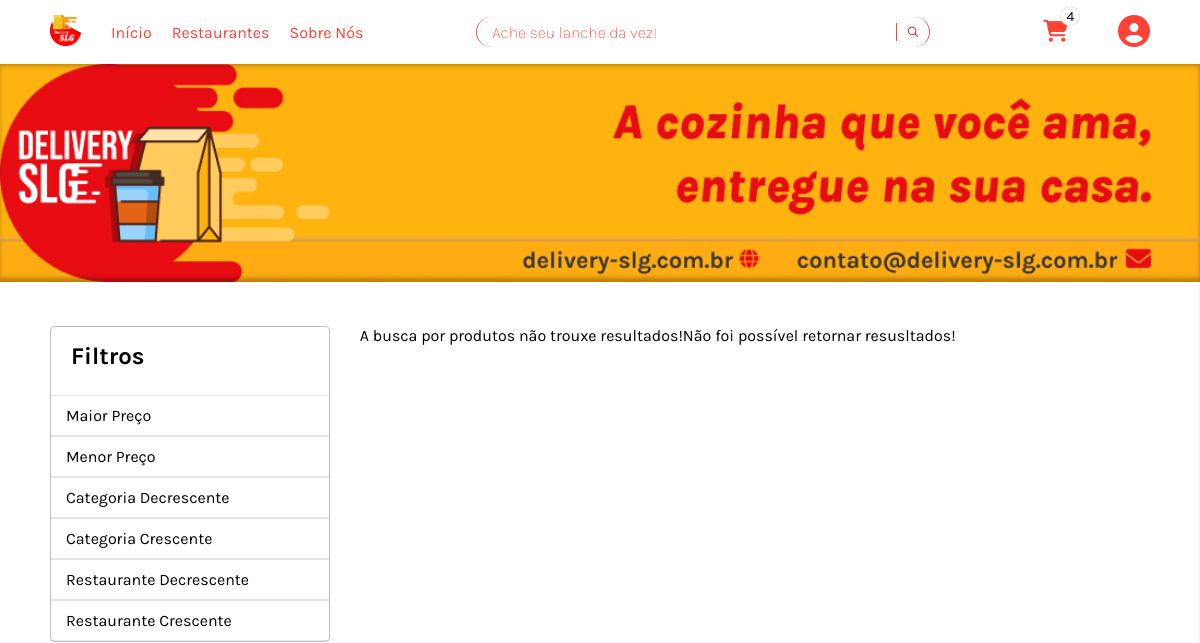
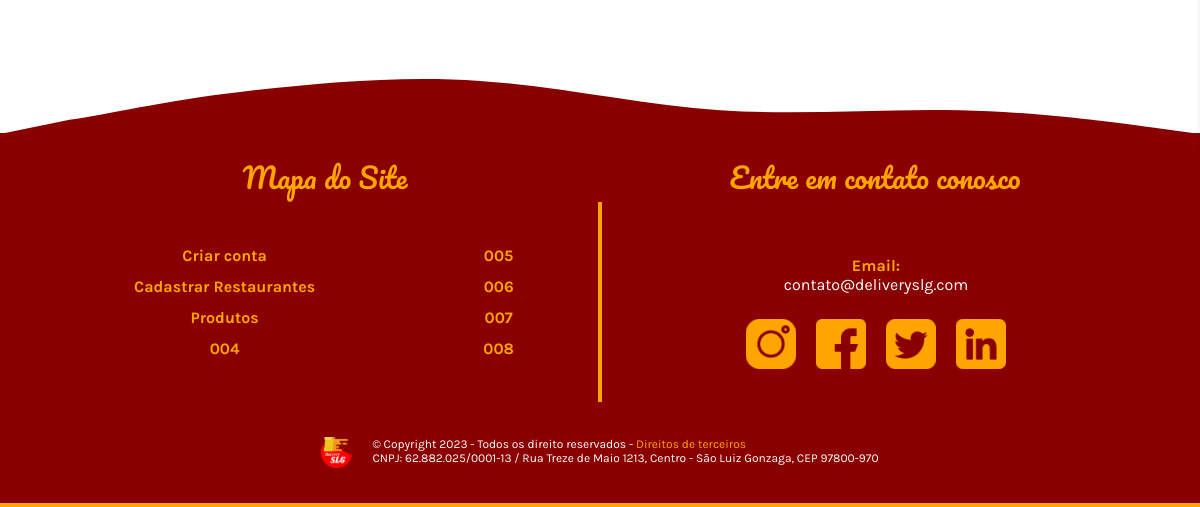
The app's page /pages/produtos.php, older data (2 pictures, top to bottom).
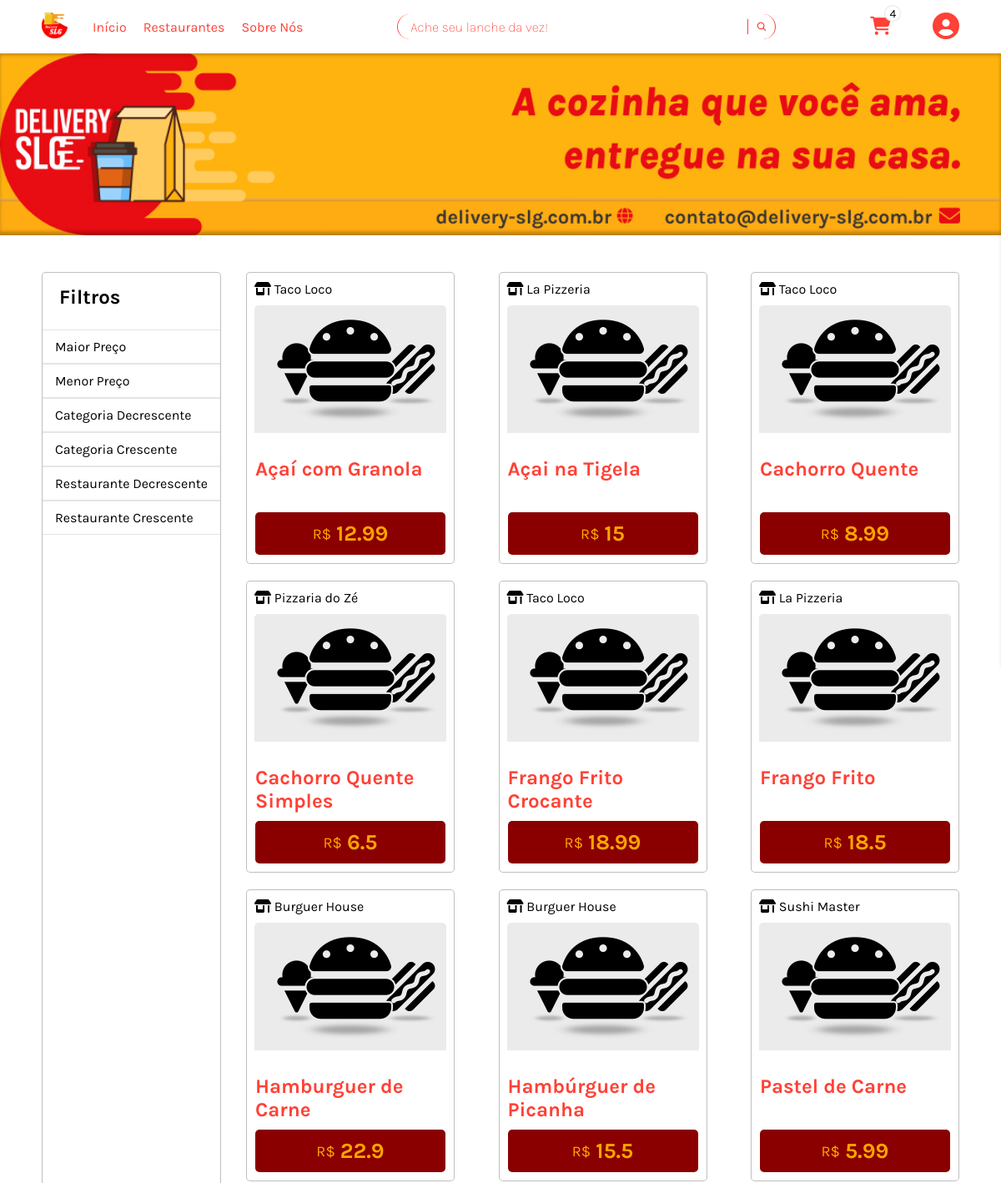
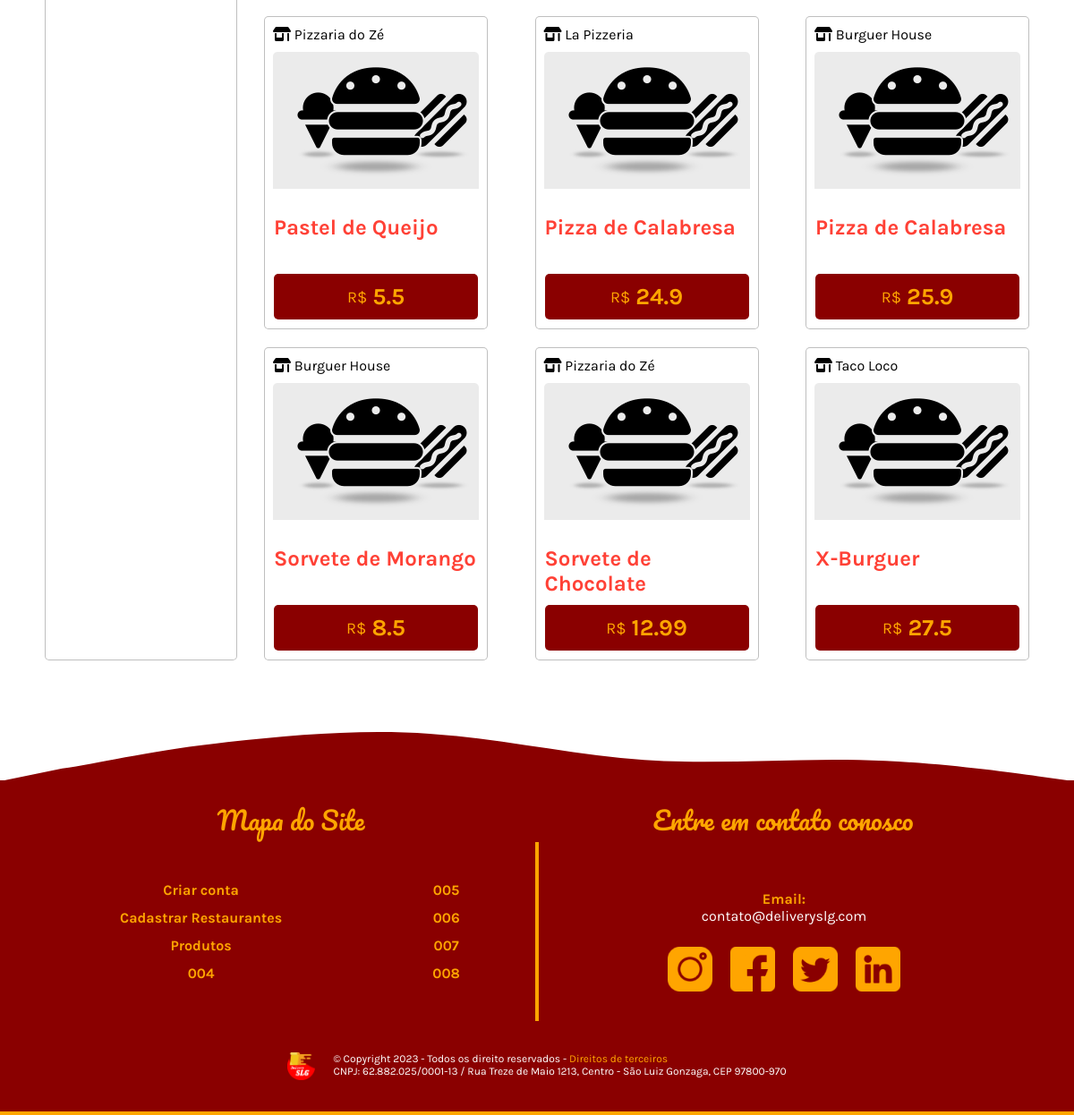
The same page, newer data (2 pictures, top to bottom).
### tables this page shows
CREATE TABLE IF NOT EXISTS `produtos` (
  `id` int(11) NOT NULL AUTO_INCREMENT,
  `nome` varchar(100) NOT NULL,
  `descricao` varchar(250) NOT NULL,
  `imagem` varchar(255) DEFAULT '/delivery-slg.com.br/assets/images/default-images/lanches-produtos.png',
  `preco` decimal(10,2) NOT NULL,
  `categoria` enum('sorvete','pastel','pizza','açai','frango_frito','hamburguer','cachorro_quente','x_burguer') NOT NULL,
  `id_Restaurante` int(11) NOT NULL,
  PRIMARY KEY (`id`),
  KEY `id_Restaurante` (`id_Restaurante`)
);

CREATE TABLE IF NOT EXISTS `restaurantes` (
  `id` int(11) NOT NULL AUTO_INCREMENT,
  `nome` varchar(100) NOT NULL,
  `rua` varchar(100) NOT NULL,
  `numero` varchar(10) NOT NULL,
  `complemento` varchar(400),
  `bairro` varchar(40) NOT NULL,
  `email` varchar(100) NOT NULL,
  `telefone` varchar(11) NOT NULL,
  `cnpj` varchar(14) NOT NULL,
  `hora_Funcionamento` varchar(100) NOT NULL,
  `formas_De_Pagamento` set('dinheiro','cartao_credito','cartao_debito','pix') DEFAULT 'dinheiro' NOT NULL,
  `chave_Pix` varchar(150) NOT NULL,
  `senha` varchar(100) NOT NULL,
  `forma_De_Entrega` set('Retirada no Local','Motoboy') DEFAULT 'Retirada no Local' NOT NULL,
  `ativo` tinyint(1),
  `imagem` VARCHAR(255) DEFAULT '/delivery-slg.com.br/assets/images/default-images/restaurante.png' NOT NULL,
  PRIMARY KEY (`id`)
);

### source/dao/produtosDAO.php (called while the page is built, shortened)
<?php
require_once($_SERVER['DOCUMENT_ROOT'] . '/delivery-slg.com.br/source/classes/produtos.class.php');
class ProdutoDAO
{
  function BuscarProdutos()
  {
    $conection = ConexaoBD();
    try {
      $stmt = $conection->query('SELECT r.nome as nome_restaurante, p.* FROM `produtos` as p INNER JOIN `restaurantes`
      as r ON p.id_Restaurante = r.id ORDER BY LOWER(p.categoria) ASC
');
      if ($stmt->rowCount()) {
        $produto = new Produtos();
        $arr = array();
        while ($result = $stmt->fetch(PDO::FETCH_OBJ)) {
          $produto->setId($result->id);
          $produto->setNome($result->nome);
          $produto->setDescricao($result->descricao);
          $produto->setImagem($result->imagem);
          $produto->setPreco($result->preco);
          $produto->setCategoria($result->categoria);
          $produto->setId_Restaurante($result->id_Restaurante);
          $produto->setNomeRestaurante($result->nome_restaurante);
          $arr[] = clone $produto;
        }
        return $arr;
      } else {
        return FALSE;
      }
    } catch (PDOException $ex) {
      echo "Erro ao buscar produtos no banco de dados: ";
      throw $ex;
      die();
    }
  }
}

### source/controller/produtos_controller.php (called while the page is built, shortened)
<?php
require_once($_SERVER['DOCUMENT_ROOT'] . '/delivery-slg.com.br/source/dao/produtosDAO.php');
require_once($_SERVER['DOCUMENT_ROOT'] . '/delivery-slg.com.br/source/dao/restaurantesDAO.php');
class ProdutosController {
  function BuscarProdutos() {
    $dao = new ProdutoDAO();
    $produtos = $dao->BuscarProdutos();
    if (!empty($produtos) && $produtos !== false) {
      return $produtos;
    }
  }
  function BuscarNomeRestaurante(int $id) {
    $dao = new RestaurantesDAO();
    $restaurante = $dao->BuscarPorId($id);
    if (isset($restaurante) && !empty($restaurante)) {
      return $restaurante->getNome();
    }
    return 'Restaurante não encontrado';
  }
}

### source/classes/produtos.class.php (called while the page is built, shortened)
<?php
class Produtos {
  private int $id;
  private int $id_Restaurante;
  private string $nome;
  private string $descricao;
  private string $imagem;
  private float $preco;
  public function getId(): int {
    return $this->id;
  }
  public function setId(int $id) {
    $this->id = $id;
  }
  public function getId_Restaurante(): int {
    return $this->id_Restaurante;
  }
  public function setId_Restaurante(int $id_Restaurante) {
    $this->id_Restaurante = $id_Restaurante;
  }
  public function getNome(): string {
    return $this->nome;
  }
  public function setNome(string $nome) {
    $this->nome = $nome;
  }
  public function getDescricao(): string {
    return $this->descricao;
  }
  public function setDescricao(string $descricao) {
    $this->descricao = $descricao;
  }
  public function getImagem(): string {
    return $this->imagem;
  }
  public function setImagem(string $imagem) {
    $this->imagem = $imagem;
  }
  public function getPreco(): float {
    return $this->preco;
  }
  public function setPreco(float $preco) {
    $this->preco = $preco;
  }
}

### source/dao/restaurantesDAO.php (called while the page is built, shortened)
<?php
require_once($_SERVER['DOCUMENT_ROOT'] . '/delivery-slg.com.br/source/classes/restaurantes.class.php');
class RestaurantesDAO {
  function BuscarPorId(int $id) {
    $conection = ConexaoBD();
    try {
      $stmt = $conection->prepare('SELECT * FROM restaurantes WHERE id = :id');
      $stmt->bindValue(':id', $id);
      $stmt->execute();
      if ($stmt->rowCount()) {
        $restaurante = new Restaurantes();
        while ($result = $stmt->fetch(PDO::FETCH_OBJ)) {
          $restaurante->setId($result->id);
          $restaurante->setNome($result->nome);
          $restaurante->setRua($result->rua);
          $restaurante->setNumero($result->numero);
          $restaurante->setComplemento($result->complemento);
          $restaurante->setBairro($result->bairro);
          $restaurante->setEmail($result->email);
          $restaurante->setTelefone($result->telefone);
          $restaurante->setCnpj($result->cnpj);
          $restaurante->setHora_Funcionamento($result->hora_Funcionamento);
          $restaurante->setFormas_Pagamento($result->formas_De_Pagamento);
          $restaurante->setFormas_Entrega($result->forma_De_Entrega);
          $restaurante->setChave_Pix($result->chave_Pix);
          $restaurante->setSenha($result->senha);
          $restaurante->setAtivo($result->ativo);
          $restaurante->setImagem($result->imagem);
        }
        return $restaurante;
      } else {
        echo "Não foi possivel achar restaurante!";
        return FALSE;
      }
    } catch (PDOException $ex) {
      echo "Erro em encontrar esse restaurante";
      die();
    }
  }
}

### source/classes/restaurantes.class.php (called while the page is built, shortened)
<?php
class Restaurantes {
  private string $nome;
  public function getNome(): string {
    return $this->nome;
  }
  public function setNome(string $nome) {
    $this->nome = $nome;
  }
}

### pages/produtos.php (the view, shortened to what the rows shown need)
<?php
require_once($_SERVER['DOCUMENT_ROOT'] . '/delivery-slg.com.br/source/controller/produtos_controller.php');
?>
  <?php include_once('../includes/metas_gerais.php'); ?>
  <link rel="stylesheet" href="../assets/style/all.css">
  <link rel="stylesheet" href="../assets/style/produtos.css">
  <link rel="stylesheet" href="../assets/style/media-queries/all.css">
  <link rel="stylesheet" href="../assets/style/media-queries/produtos.css">
</head>
<body>
  <main>
    <div class="max-width-page-limit">
      <section class="max-width-content-limit main-content">
        <div class="produtos-main-container">
          <div class="produtos-filtro">
            <div class="filtros-container">
              <h2 class="filtro-title">Filtros</h2>
            </div>
          </div>
          <div class="produtos-cards-lista">
          <?php
          $controller = new ProdutosController();
          if (isset($_GET) && (isset($_GET['campo']) && isset($_GET['ordem'])) || isset($_GET['busca'])) {
            if (isset($_GET['campo']) && isset($_GET['ordem'])){
              $campo = addslashes(filter_input(INPUT_GET, 'campo'));
              $ordem = addslashes(filter_input(INPUT_GET, 'ordem'));
              try {
                $produtos = $controller->BuscarProdutosComFiltro($campo, $ordem);
              } catch (Exception $ex) {
                MsgPerssonalizadaDeErro();
              }
            }
            if (isset($_GET['busca'])) {
              $busca = addslashes(filter_input(INPUT_GET, 'busca'));
              try {
                $produtos = $controller->BuscarProdutosPorNome($busca);
              } catch (Exception $ex) {
                MsgPerssonalizadaDeErro();
              }
            }
          } else {
            $produtos = $controller->BuscarProdutos();
          }
          if (!empty($produtos)) {
            foreach ($produtos as $row) :
            ?>
            <div class="card-produto">
              <div class="nome-image-restaurante">
                <div class="restaurante-name">
                  <i class="fa-solid fa-shop"></i>
                  <span>
                  <?= $controller->BuscarNomeRestaurante($row->getId_Restaurante()) ?></span>
                </div>
                <div>
                  <img src="<?= $row->getImagem() ?>" alt="<?= $row->getNome() ?>">
                </div>
              </div>
              <div class="informacoes-restaurante flip-card">
                <div class="produto-nome-preco card-front">
                  <h2><?= $row->getNome() ?></h2>
                  <div class="produto-preco">
                    <span class="tipo-preco">
                      R$
                    </span>
                    <span class="valor-produto">
                      <?= $row->getPreco() ?>
                    </span>
                  </div>
                </div>
                <div class="card-back">
                  <p>
                    <?= $row->getDescricao() ?>
                  </p>
                  <button oneclick="adicionarAoCarrinho(<?= $row->getId() ?>)" class="btn-adicionar-carrinho">
                  </button>
                </div>
              </div>
            </div>
            <?php endforeach;
          } else {
            echo "Não foi possível retornar resusltados!";
          }
          ?>
          </div>
        </div>
      </section>
    </div>
  </main>
  <?php include_once('../includes/footer.php'); ?>
</body>
</html>

Row changes from the older to the newer data that the page shows:
added produtos: id_Restaurante.nome "Taco Loco", imagem (picture), nome "Açaí com Granola", preco "12.99", descricao "Açaí com granola e frutas"
added produtos: id_Restaurante.nome "La Pizzeria", imagem (picture), nome "Açai na Tigela", preco "15", descricao "Tigela de açai com granola e banana"
added produtos: id_Restaurante.nome "Taco Loco", imagem (picture), nome "Cachorro Quente", preco "8.99", descricao "Cachorro quente com molho de tomate e queijo"
added produtos: id_Restaurante.nome "Pizzaria do Zé", imagem (picture), nome "Cachorro Quente Simples", preco "6.5", descricao "Pão, salsicha e molho"
added produtos: id_Restaurante.nome "Taco Loco", imagem (picture), nome "Frango Frito Crocante", preco "18.99", descricao "Frango frito com crosta crocante"
added produtos: id_Restaurante.nome "La Pizzeria", imagem (picture), nome "Frango Frito", preco "18.5", descricao "Porção de frango frito crocante"
added produtos: id_Restaurante.nome "Burguer House", imagem (picture), nome "Hamburguer de Carne", preco "22.9", descricao "Hamburguer de carne com queijo e bacon"
added produtos: id_Restaurante.nome "Burguer House", imagem (picture), nome "Hambúrguer de Picanha", preco "15.5", descricao "Hambúrguer de picanha com queijo"
added produtos: id_Restaurante.nome "Sushi Master", imagem (picture), nome "Pastel de Carne", preco "5.99", descricao "Recheado com carne moída"
added produtos: id_Restaurante.nome "Pizzaria do Zé", imagem (picture), nome "Pastel de Queijo", preco "5.5", descricao "Saboroso pastel de queijo"
added produtos: id_Restaurante.nome "La Pizzeria", imagem (picture), nome "Pizza de Calabresa", preco "24.9", descricao "Pizza saborosa de calabresa"
added produtos: id_Restaurante.nome "Burguer House", imagem (picture), nome "Pizza de Calabresa", preco "25.9", descricao "Pizza de calabresa com muito queijo"
added produtos: id_Restaurante.nome "Burguer House", imagem (picture), nome "Sorvete de Morango", preco "8.5", descricao "Delicioso sorvete de morango"
added produtos: id_Restaurante.nome "Pizzaria do Zé", imagem (picture), nome "Sorvete de Chocolate", preco "12.99", descricao "Delicioso sorvete de chocolate"
added produtos: id_Restaurante.nome "Taco Loco", imagem (picture), nome "X-Burguer", preco "27.5", descricao "Hamburguer de carne com queijo, bacon e salada"
Text that changed along with them:
text no longer shown: "A busca por produtos não trouxe resultados! Não foi possível retornar resusltados!"
